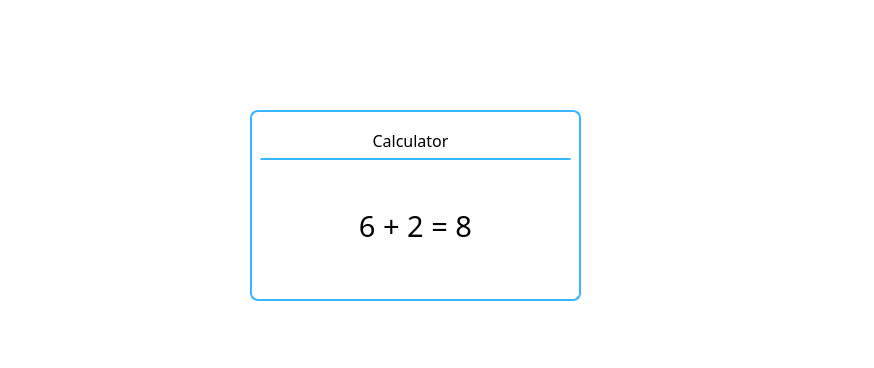
<?xml version="1.0" encoding="UTF-8"?>
<ui version="4.0">
 <class>MainWindow</class>
 <widget class="QMainWindow" name="MainWindow">
  <property name="geometry">
   <rect>
    <x>0</x>
    <y>0</y>
    <width>874</width>
    <height>368</height>
   </rect>
  </property>
  <property name="windowTitle">
   <string>MainWindow</string>
  </property>
  <property name="styleSheet">
   <string notr="true">background-color:rgb(255,255,255);</string>
  </property>
  <widget class="QWidget" name="centralwidget">
   <widget class="QLabel" name="label">
    <property name="geometry">
     <rect>
      <x>250</x>
      <y>110</y>
      <width>331</width>
      <height>191</height>
     </rect>
    </property>
    <property name="styleSheet">
     <string notr="true">border: 2px solid #38b6ff;
border-radius: 8px;</string>
    </property>
    <property name="frameShape">
     <enum>QFrame::NoFrame</enum>
    </property>
    <property name="text">
     <string/>
    </property>
   </widget>
   <widget class="Line" name="line">
    <property name="geometry">
     <rect>
      <x>260</x>
      <y>140</y>
      <width>311</width>
      <height>20</height>
     </rect>
    </property>
    <property name="styleSheet">
     <string notr="true">border-bottom: 2px solid #38b6ff;
border-top:2px solid #ffffff</string>
    </property>
    <property name="orientation">
     <enum>Qt::Horizontal</enum>
    </property>
   </widget>
   <widget class="QLabel" name="label_2">
    <property name="geometry">
     <rect>
      <x>260</x>
      <y>125</y>
      <width>301</width>
      <height>31</height>
     </rect>
    </property>
    <property name="font">
     <font>
      <family>Product Sans</family>
      <pointsize>12</pointsize>
     </font>
    </property>
    <property name="text">
     <string>Calculator</string>
    </property>
    <property name="alignment">
     <set>Qt::AlignCenter</set>
    </property>
   </widget>
   <widget class="QLabel" name="label_3">
    <property name="geometry">
     <rect>
      <x>270</x>
      <y>180</y>
      <width>291</width>
      <height>91</height>
     </rect>
    </property>
    <property name="font">
     <font>
      <family>Product Sans</family>
      <pointsize>22</pointsize>
     </font>
    </property>
    <property name="text">
     <string>6 + 2 = 8</string>
    </property>
    <property name="alignment">
     <set>Qt::AlignCenter</set>
    </property>
   </widget>
  </widget>
  <widget class="QStatusBar" name="statusbar"/>
 </widget>
 <resources/>
 <connections/>
</ui>
